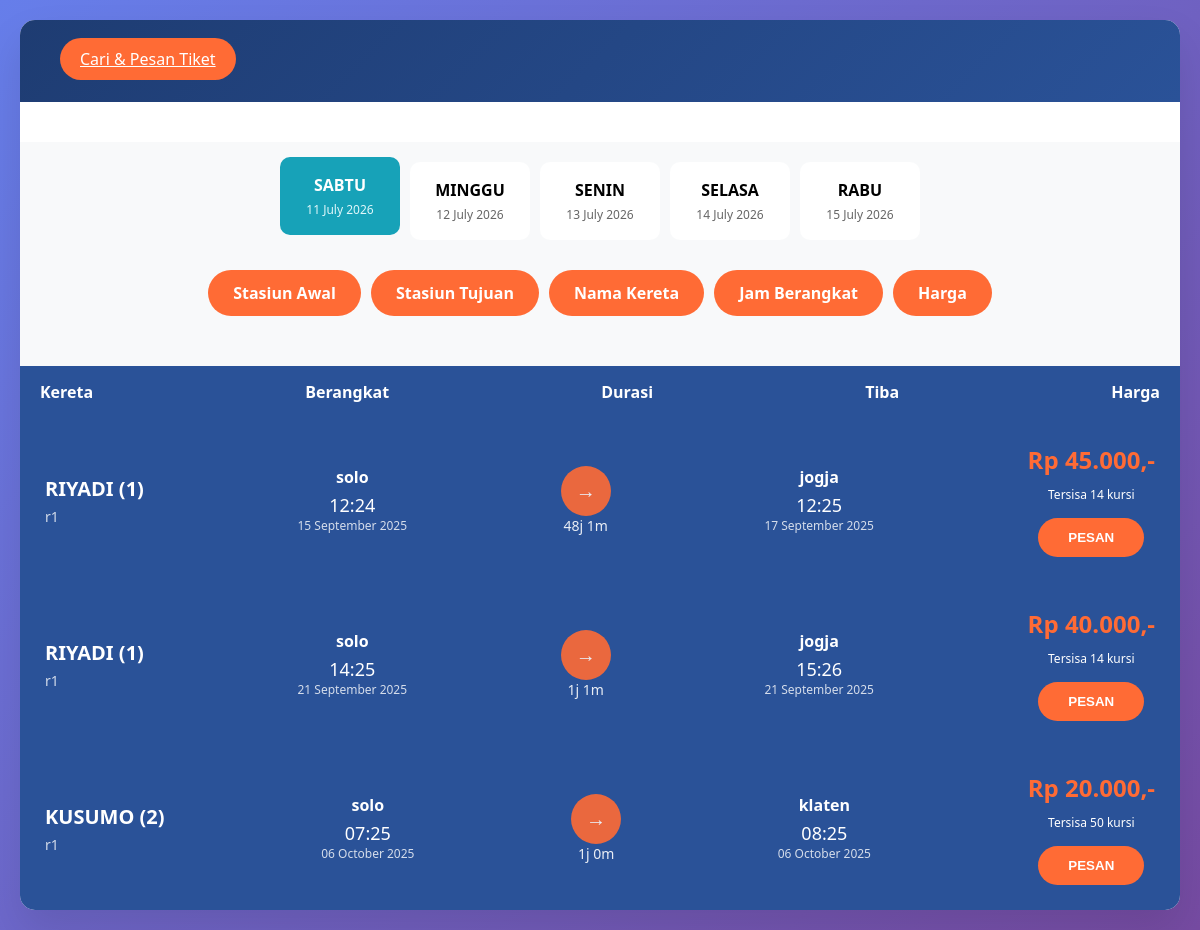
The page /index.php/user/jadwal/cari on the database its author committed.
### tables this page shows
CREATE TABLE `jadwal` (
  `jadwal_id` int(11) NOT NULL,
  `kereta_id` int(11) DEFAULT NULL,
  `jam_berangkat` datetime DEFAULT NULL,
  `jam_sampai` datetime DEFAULT NULL,
  `stasiun_awal` varchar(100) DEFAULT NULL,
  `stasiun_akhir` varchar(100) DEFAULT NULL,
  `harga` decimal(10,2) DEFAULT NULL
);

CREATE TABLE `kereta` (
  `kereta_id` int(11) NOT NULL,
  `nama` varchar(100) DEFAULT NULL,
  `jumlah_gerbong` int(11) DEFAULT NULL
);

CREATE TABLE `gerbong` (
  `gerbong_id` int(11) NOT NULL,
  `kereta_id` int(11) DEFAULT NULL,
  `jumlah_kursi` int(11) DEFAULT NULL,
  `nama_kode` varchar(50) DEFAULT NULL
);

### application/controllers/user/jadwal.php (called while the page is built, shortened)
<?php
class Jadwal extends CI_Controller {
    public function __construct() {
        $this->load->database();
        $this->load->library('template');
    }
    public function cari()
    {
        $sort    = $this->input->get('sort');
        $this->db->select('jadwal.*, kereta.nama as nama_kereta, gerbong.nama_kode as nama_gerbong, gerbong.jumlah_kursi');
        $this->db->from('jadwal');
        $this->db->join('kereta', 'kereta.kereta_id = jadwal.kereta_id', 'left');
        $this->db->join('gerbong', 'gerbong.kereta_id = kereta.kereta_id', 'left');
        if (!empty($sort)) {
            switch ($sort) {
                case 'gerbong':
                    $this->db->order_by('gerbong.nama_kode', 'ASC');
                    break;
                case 'stasiun_awal':
                    $this->db->order_by('stasiun_awal', 'ASC');
                    break;
                case 'stasiun_akhir':
                    $this->db->order_by('stasiun_akhir', 'ASC');
                    break;
                case 'nama_kereta':
                    $this->db->order_by('nama_kereta', 'ASC');
                    break;
                case 'jam_berangkat':
                    $this->db->order_by('jam_berangkat', 'ASC');
                    break;
                case 'harga':
                    $this->db->order_by('harga', 'ASC');
                    break;
            }
        } else {
            $this->db->order_by('jam_berangkat', 'ASC');
        }
        $jadwal = $this->db->get()->result_array();
        $data = [
            'judul_halaman' => 'Hasil Pencarian Jadwal',
            'jadwal'        => $jadwal
        ];
        $this->load->view('user/hasil_pencarian', $data);
    }
}

### index.php (called while the page is built, shortened)
<?php
require_once BASEPATH.'core/CodeIgniter.php';

### application/views/user/hasil_pencarian.php (the view, shortened to what this page needs)
<!DOCTYPE html>
<html lang="id">
<head>
</head>
<body>
<div class="container">
    <div class="header">
    <div class="search-tabs">
        <a href="<?= base_url('home'); ?>" class="tab active">Cari & Pesan Tiket</a>
    </div>
</div>
    <div class="search-inputs">
    </div>
    <div class="calendar-section">
        <div class="calendar-days">
    <?php
    $today = strtotime(date('Y-m-d'));
    for ($i = 0; $i < 5; $i++) {
        $date = strtotime("+$i day", $today);
        $dayName = date('l', $date);
        $hariIndo = [
            'Sunday'    => 'MINGGU',
            'Monday'    => 'SENIN',
            'Tuesday'   => 'SELASA',
            'Wednesday' => 'RABU',
            'Thursday'  => 'KAMIS',
            'Friday'    => 'JUMAT',
            'Saturday'  => 'SABTU'
        ];
        $dayNameIndo = $hariIndo[$dayName];
        $tanggal = date('d F Y', $date);
        $selected = ($i == 0) ? 'selected' : '';
        ?>
        <div class="day-card <?= $selected ?>">
            <div class="day-name"><?= $dayNameIndo; ?></div>
            <div class="day-date"><?= $tanggal; ?></div>
        </div>
    <?php } ?>
</div>
        <div class="filter-tabs">
            <a href="?sort=stasiun_awal" class="filter-tab">Stasiun Awal</a>
            <a href="?sort=stasiun_akhir" class="filter-tab">Stasiun Tujuan</a>
            <a href="?sort=nama_kereta" class="filter-tab">Nama Kereta</a>
            <a href="?sort=jam_berangkat" class="filter-tab">Jam Berangkat</a>
            <a href="?sort=harga" class="filter-tab">Harga</a>
        </div>
    </div>
    <div class="results-header">
        <span>Kereta</span>
        <span>Berangkat</span>
        <span>Durasi</span>
        <span>Tiba</span>
        <span>Harga</span>
    </div>
    <?php if (!empty($jadwal)): ?>
        <?php foreach ($jadwal as $row): ?>
            <div class="train-result">
                <div>
                    <div class="train-name"><?= strtoupper($row['nama_kereta']); ?> (<?= $row['kereta_id']; ?>)</div>
                    <div class="train-class"><?= $row['nama_gerbong']; ?></div>
                </div>
                <div class="station-info">
                    <div class="station-name"><?= $row['stasiun_awal']; ?></div>
                    <div class="station-time"><?= date('H:i', strtotime($row['jam_berangkat'])); ?></div>
                    <div class="station-date"><?= date('d F Y', strtotime($row['jam_berangkat'])); ?></div>
                </div>
                <div class="duration">
                <div class="route-arrow">→</div>
                    <?php
                    $durasi = (strtotime($row['jam_sampai']) - strtotime($row['jam_berangkat'])) / 60;
                    echo floor($durasi/60) . "j " . ($durasi%60) . "m";
                    ?>
                </div>
                <div class="station-info">
                    <div class="station-name"><?= $row['stasiun_akhir']; ?></div>
                    <div class="station-time"><?= date('H:i', strtotime($row['jam_sampai'])); ?></div>
                    <div class="station-date"><?= date('d F Y', strtotime($row['jam_sampai'])); ?></div>
                </div>
                <div class="price-section">
                    <div class="price">Rp <?= number_format($row['harga'], 0, ',', '.'); ?>,-</div>
                    <div class="availability">Tersisa <?= $row['jumlah_kursi'] ?? '??'; ?> kursi</div>
                    <form action="<?= base_url('user/DataDiri'); ?>" method="post">
                        <button type="submit" class="book-btn">PESAN</button>
                    </form>
                </div>
            </div>
        <?php endforeach; ?>
    <?php else: ?>
        <p class="text-center">Tidak ada jadwal ditemukan.</p>
    <?php endif; ?>
</div>
</body>
</html>

### application/views/user/hasil_pencarian.php (style rules this page uses)
* { margin: 0; padding: 0; box-sizing: border-box; }
body { font-family: 'Segoe UI', Tahoma, Geneva, Verdana, sans-serif; background: linear-gradient(135deg, #667eea 0%, #764ba2 100%); min-height: 100vh; padding: 20px; }
.container { max-width: 1200px; margin: 0 auto; background: white; border-radius: 15px; box-shadow: 0 20px 40px rgba(0,0,0,0.1); overflow: hidden; }
.header { background: linear-gradient(135deg, #1e3c72, #2a5298); color: white; padding: 20px 40px; display: flex; justify-content: space-between; align-items: center; }
.search-tabs { display: flex; gap: 10px; }
.tab { background: rgba(255,255,255,0.2); border: none; color: white; padding: 10px 20px; border-radius: 25px; cursor: pointer; transition: all 0.3s ease; }
.tab.active { background: #ff6b35; transform: translateY(-2px); }
.search-inputs { background: white; padding: 20px; display: flex; gap: 15px; align-items: center; flex-wrap: wrap; }
.calendar-section { background: #f8f9fa; padding: 20px; }
.calendar-days { display: flex; gap: 10px; justify-content: center; margin-bottom: 30px; }
.day-card { background: white; padding: 15px 20px; border-radius: 10px; text-align: center; cursor: pointer; transition: all 0.3s ease; border: 2px solid transparent; min-width: 120px; }
.day-card.selected { background: #17a2b8; color: white; transform: translateY(-5px); }
.day-card .day-name { font-weight: bold; margin-bottom: 5px; }
.day-card .day-date { font-size: 12px; color: #666; }
.day-card.selected .day-date { color: #e0f7fa; }
.filter-tabs { display: flex; justify-content: center; gap: 10px; margin-bottom: 30px; }
.filter-tab { background: #ff6b35; color: white; border: none; padding: 12px 25px; border-radius: 25px; cursor: pointer; font-weight: bold; transition: all 0.3s ease; text-decoration: none; }
.results-header { background: #2a5298; color: white; padding: 15px 20px; display: flex; justify-content: space-between; font-weight: bold; }
.train-result { background: #2a5298; color: white; padding: 25px; display: flex; justify-content: space-between; align-items: center; }
.train-name { font-size: 20px; font-weight: bold; margin-bottom: 5px; }
.train-class { font-size: 14px; opacity: 0.8; }
.station-info { text-align: center; }
.station-name { font-weight: bold; margin-bottom: 5px; }
.station-time { font-size: 18px; }
.station-date { font-size: 12px; opacity: 0.8; }
.route-arrow { background: #ff6b35; color: white; width: 50px; height: 50px; border-radius: 50%; display: flex; align-items: center; justify-content: center; font-size: 20px; }
.duration { text-align: center; font-size: 14px; opacity: 0.9; }
.price-section { text-align: center; }
.price { font-size: 24px; font-weight: bold; color: #ff6b35; margin-bottom: 10px; }
.availability { font-size: 12px; margin-bottom: 15px; }
.book-btn { background: #ff6b35; color: white; border: none; padding: 12px 30px; border-radius: 25px; cursor: pointer; font-weight: bold; transition: all 0.3s ease; }

### rows shown on the page
jadwal: kereta.nama "RIYADI", kereta "1", gerbong.nama_kode "r1", stasiun_awal "solo", jam_berangkat "12:24", jam_berangkat "15 September 2025", floor($durasi/60) "48", jam_sampai+jam_berangkat "1", stasiun_akhir "jogja", jam_sampai "12:25", jam_sampai "17 September 2025", harga "45.000", gerbong.jumlah_kursi "14"
jadwal: kereta.nama "RIYADI", kereta "1", gerbong.nama_kode "r1", stasiun_awal "solo", jam_berangkat "14:25", jam_berangkat "21 September 2025", floor($durasi/60) "1", jam_sampai+jam_berangkat "1", stasiun_akhir "jogja", jam_sampai "15:26", jam_sampai "21 September 2025", harga "40.000", gerbong.jumlah_kursi "14"
jadwal: kereta.nama "KUSUMO", kereta "2", gerbong.nama_kode "r1", stasiun_awal "solo", jam_berangkat "07:25", jam_berangkat "06 October 2025", floor($durasi/60) "1", jam_sampai+jam_berangkat "0", stasiun_akhir "klaten", jam_sampai "08:25", jam_sampai "06 October 2025", harga "20.000", gerbong.jumlah_kursi "50"
